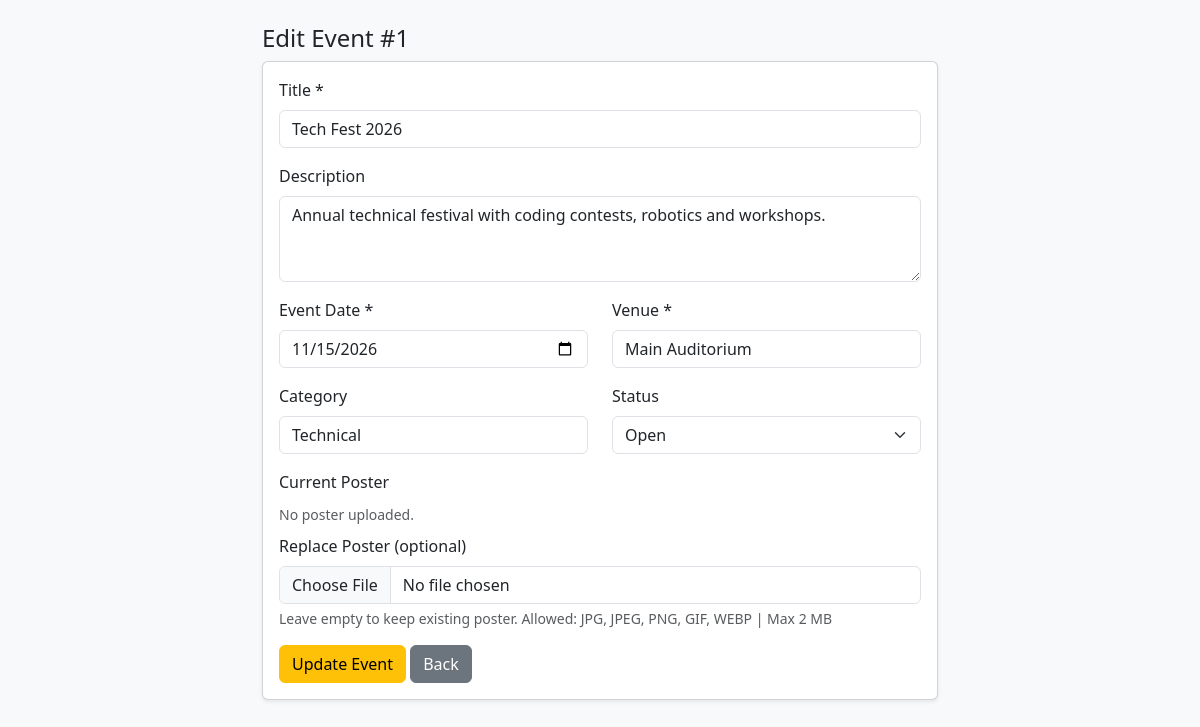
Screenshot of /edit_event.php?id=1 (signed in) with the database file from the repository.
### tables this page shows
CREATE TABLE IF NOT EXISTS events (
    id INT AUTO_INCREMENT PRIMARY KEY,
    title VARCHAR(255) NOT NULL,
    description TEXT,
    event_date DATE NOT NULL,
    venue VARCHAR(255) NOT NULL,
    category VARCHAR(100) NOT NULL DEFAULT 'General',
    status ENUM('Open','Closed') NOT NULL DEFAULT 'Open',
    poster VARCHAR(255) DEFAULT NULL,
    created_at TIMESTAMP DEFAULT CURRENT_TIMESTAMP,
    updated_at TIMESTAMP DEFAULT CURRENT_TIMESTAMP ON UPDATE CURRENT_TIMESTAMP
);

### edit_event.php (the view, shortened to what this page needs)
<?php
require_once "config.php";
$id = (int)($_GET["id"] ?? $_POST["id"] ?? 0);
$stmt = $conn->prepare("SELECT * FROM events WHERE id = ?");
$stmt->bind_param("i", $id);
$stmt->execute();
$event = $stmt->get_result()->fetch_assoc();
?>
<!DOCTYPE html>
<html lang="en">
<head>
<link href="https://cdn.jsdelivr.net/npm/bootstrap@5.3.3/dist/css/bootstrap.min.css" rel="stylesheet">
</head>
<body class="bg-light">
<div class="container mt-4" style="max-width:700px">
  <h4>Edit Event #<?= $id ?></h4>
  <div class="card shadow-sm"><div class="card-body">
  <form method="post" enctype="multipart/form-data">
    <div class="mb-3"><label class="form-label">Title *</label>
      <input type="text" name="title" class="form-control" required value="<?= htmlspecialchars($event["title"]) ?>"></div>
    <div class="mb-3"><label class="form-label">Description</label>
      <textarea name="description" class="form-control" rows="3"><?= htmlspecialchars($event["description"]) ?></textarea></div>
    <div class="row">
      <div class="col-md-6 mb-3"><label class="form-label">Event Date *</label>
        <input type="date" name="event_date" class="form-control" required value="<?= htmlspecialchars($event["event_date"]) ?>"></div>
      <div class="col-md-6 mb-3"><label class="form-label">Venue *</label>
        <input type="text" name="venue" class="form-control" required value="<?= htmlspecialchars($event["venue"]) ?>"></div>
    </div>
    <div class="row">
      <div class="col-md-6 mb-3"><label class="form-label">Category</label>
        <input type="text" name="category" class="form-control" value="<?= htmlspecialchars($event["category"]) ?>"></div>
      <div class="col-md-6 mb-3"><label class="form-label">Status</label>
        <select name="status" class="form-select">
          <option value="Open" <?= $event["status"] === "Open" ? "selected" : "" ?>>Open</option>
        </select></div>
    </div>
    <div class="mb-3"><label class="form-label">Current Poster</label><br>
      <?php if ($event["poster"] && is_file(UPLOAD_DIR . basename($event["poster"]))): ?>
        <img src="uploads/<?= htmlspecialchars(basename($event["poster"])) ?>" width="150" class="rounded border mb-2">
      <?php else: ?><span class="text-muted small">No poster uploaded.</span><?php endif; ?><br>
      <label class="form-label mt-2">Replace Poster (optional)</label>
      <input type="file" name="poster" class="form-control" accept=".jpg,.jpeg,.png,.gif,.webp">
      <div class="form-text">Leave empty to keep existing poster. Allowed: JPG, JPEG, PNG, GIF, WEBP | Max 2 MB</div></div>
    <button class="btn btn-warning">Update Event</button>
    <a href="index.php" class="btn btn-secondary">Back</a>
  </form>
  </div></div>
</div>
</body>
</html>

### rows the page displays
events: title "Tech Fest 2026", description "Annual technical festival with coding contests, robotics and workshops.", event_date "11/15/2026", venue "Main Auditorium", category "Technical", status "Open"

### other values shown
$id "1"
